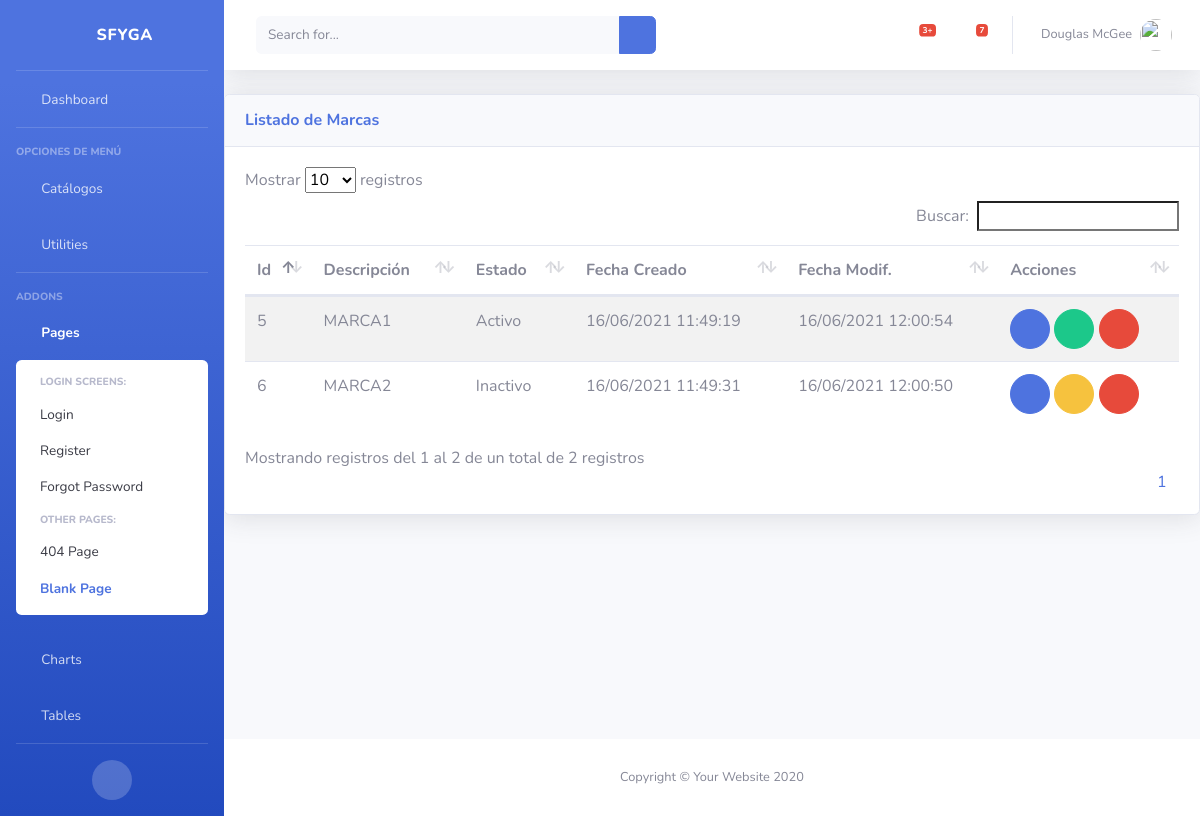
/inv/marca/ (signed in), run on an earlier commit of the app's database.
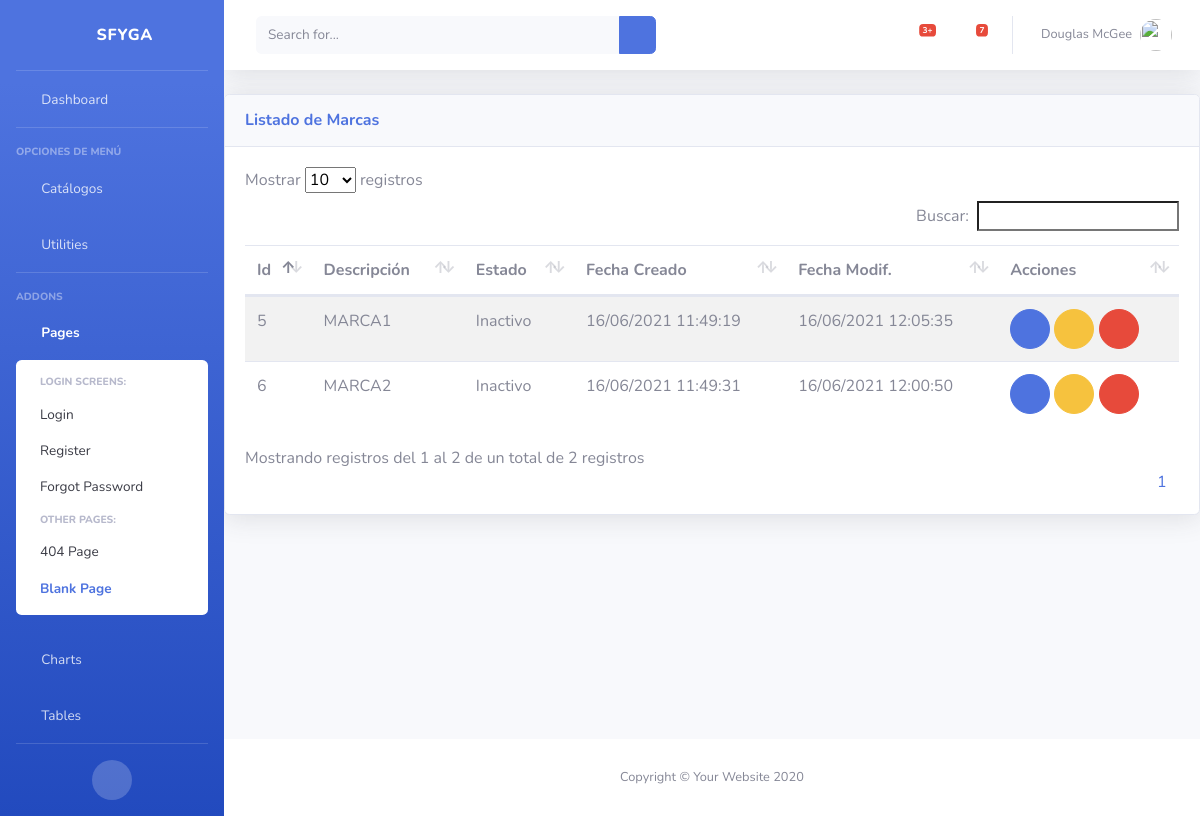
And on a later commit of the database.
### inv/models.py (models this page shows, shortened)
class Marca(ClaseModelo):
    descripcion = models.CharField(max_length=100, help_text='Marca', unique=True)
    class Meta:
        verbose_name_plural = 'Marcas'

### inv/views.py (the view)
# urls.py: path('marca/', MarcaView.as_view(), name='marca_list'),
class MarcaView(LoginRequiredMixin, generic.ListView):
    model = Marca
    template_name = "inv/marca_list.html"
    context_object_name = "obj"
    login_url = "bases:login"

### inv/templates/inv/marca_list.html (shortened to what this page needs)
{% extends 'base/base.html' %}
{% block page_content %}
<div class="card shadow mb-4">
    <div
        class="card-header py-3 d-flex flex-row align-items-center justify-content-between">
        <h6 class="m-0 font-weight-bold text-primary">Listado de Marcas</h6>
        <div class="dropdown no-arrow">
            <a class="dropdown-toggle" href="#" role="button" id="dropdownMenuLink"
                data-toggle="dropdown" aria-haspopup="true" aria-expanded="false">
                <i class="fas fa-ellipsis-v fa-sm fa-fw text-gray-400"></i>
            </a>
        </div>
    </div>
    <div class="card-body">
        {% if not obj %}
            <div class="alert alert-info">No Hay Marcas</div>
        {% else %}
            <table class= "table table-striped table-hover">
                <thead>
                    <th>Id</th>
                    <th>Descripción</th>
                    <th>Estado</th>
                    <th>Fecha Creado</th>
                    <th>Fecha Modif.</th>
                    <th class="all">Acciones</th>
                </thead>
                <tbody>
                    {% for item in obj %}
                    <tr>
                        <td>{{ item.id }}</td>
                        <td>{{ item.descripcion }}</td>
                        <td>{{ item.estado| yesno:"Activo,Inactivo" }}</td>
                        <td>{{ item.fc | date:"d/m/Y H:i:s" }}</td>
                        <td>{{ item.fm | date:"d/m/Y H:i:s" }}</td>
                        <td>
                            <a href="{% url 'inv:marca_edit' item.id %}" class="btn btn-primary btn-circle" role="button"><i class="fas fa-edit"></i></a>
                            {% if item.estado == True %}
                                <a href="{% url 'inv:marca_inactivar' item.id %}" class="btn btn-success btn-circle" role="button"><i class="fas fa-check"></i></a>
                            {% else %}
                                <a href="{% url 'inv:marca_inactivar' item.id %}" class="btn btn-warning btn-circle" role="button"><i class="fas fa-check"></i></a>
                            {% endif %}
                            <a href="{% url 'inv:marca_del' item.id %}" class="btn btn-danger btn-circle" role="button"><i class="fas fa-trash-alt"></i></a>
                        </td>
                    </tr>
                    {% endfor %}
                </tbody>
            </table>
        {% endif %}
    </div>
</div>
{% endblock page_content %}

What changed in the data, as far as the page shows it:
changed Marca "MARCA1": estado "Activo" → "Inactivo"; fm "16/06/2021 12:00:54" → "16/06/2021 12:05:35"
